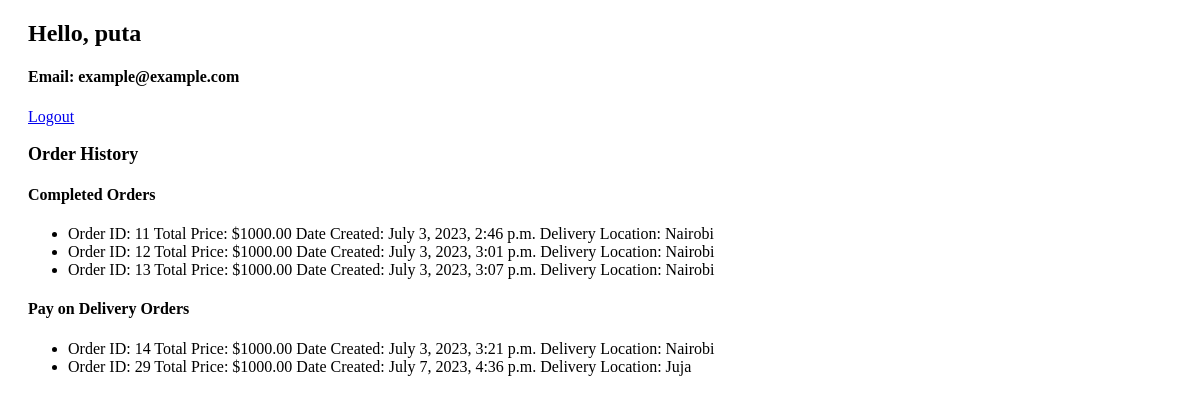
Page /profile (signed in) on the earlier database version.
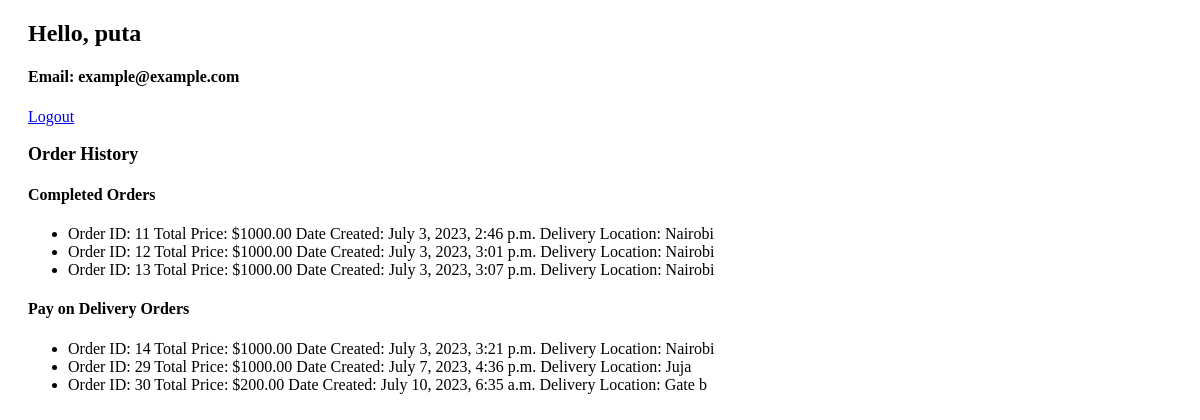
Same page on the later database version.
### store/models.py (models this page shows, shortened)
class Order(models.Model):
    PAYMENT_CHOICES = (
        ('online', 'Online Payment'),
        ('delivery', 'Pay on Delivery'),
    )
    user = models.ForeignKey(User, on_delete=models.CASCADE)
    total_price = models.DecimalField(max_digits=8, decimal_places=2)
    created_at = models.DateTimeField(auto_now_add=True)
    products = models.ManyToManyField(Product)
    payment_method = models.CharField(max_length=20, choices=PAYMENT_CHOICES, default='online')
    delivery_location = models.CharField(max_length=50)

### store/views.py (the view)
# urls.py: path('profile',profile, name = 'profile'),
@login_required(login_url='store:login')
def profile(request):
    user = request.user
    try:
        profile = UserProfile.objects.get(user=user)
    except UserProfile.DoesNotExist:
        profile = None
    completed_orders = Order.objects.filter(user=user, payment_method='online')
    pay_on_delivery_orders = Order.objects.filter(user=user, payment_method='delivery')
    context = {
        'user': user,
        'profile': profile,
        'completed_orders':completed_orders,
        'pay_on_delivery_orders':pay_on_delivery_orders
    }
    return render(request, 'profile.html', context)

### templates/profile.html (shortened to what this page needs)
{% extends 'base.html' %}
{% load static %}
{% block content %}
<link rel="stylesheet" href="{% static 'styles/profile_style.css' %}">
<div class="profile-container">
    <div class="profile-header">
        <h2 class="profile-name">Hello, {{ profile.user }}</h2>
        <h4 class="profile-email">Email: {{ profile.email }}</h4>
        <a href="{% url 'store:logout' %}" class="logout-button">Logout</a>
    </div>
    <div class="profile-orders">
        <h3 class="section-heading">Order History</h3>
        <div class="order-card">
            <h4 class="card-title">Completed Orders</h4>
            <ul class="order-list">
                {% for order in completed_orders %}
                <li class="order-item">
                    <div class="order-info">
                        <span class="order-id">Order ID: {{ order.id }}</span>
                        <span class="order-price">Total Price: ${{ order.total_price }}</span>
                        <span class="order-date">Date Created: {{ order.created_at }}</span>
                        <span class="order-location">Delivery Location: {{ order.delivery_location }}</span>
                    </div>
                </li>
                {% endfor %}
            </ul>
        </div>
        <div class="order-card">
            <h4 class="card-title">Pay on Delivery Orders</h4>
            <ul class="order-list">
                {% for order in pay_on_delivery_orders %}
                <li class="order-item">
                    <div class="order-info">
                        <span class="order-id">Order ID: {{ order.id }}</span>
                        <span class="order-price">Total Price: ${{ order.total_price }}</span>
                        <span class="order-date">Date Created: {{ order.created_at }}</span>
                        <span class="order-location">Delivery Location: {{ order.delivery_location }}</span>
                    </div>
                </li>
                {% endfor %}
            </ul>
        </div>
    </div>
</div>
{% endblock %}

Differences in the rows shown:
added Order: id "30", total_price "200.00", created_at "July 10, 2023, 6:35 a.m.", delivery_location "Gate b", shown under "Pay on Delivery Orders"
